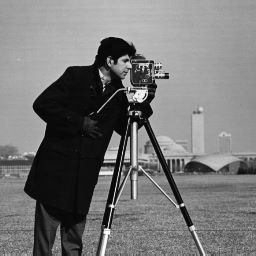
%> input picture cameraman.jpg, 256 x 256 px
$ octave lab04.m   (GNU Octave 9; MATLAB toolbox functions it lacks are replaced by stand-ins)
%> lines starting %> are read from the running program, lines starting %| are printed output that depends on the picture; in (x1, y1, x2, y2) boxes, pixels count from 0 and x2, y2 are one past the last pixel; in counts of white or black regions, pixels touching at a corner belong together; the program's own positions count from 1
### separate_frequency.m
 function [low_pass_img, high_pass_img] = separate_frequency(img, ratio)
%> called with ratio = 0.1

    %% apply FFT
    frequency_map = fft2(img);
    %figure, imshow(log(abs(frequency_map) + 1), []);


    %% shift the frequency map
    frequency_map_shifted = fftshift(frequency_map);
    %figure, imshow(frequency_map_shifted);

    %% compute low-frequency mask
    x = size(img,1); %img width
%> x = 256
    y = size(img,2); %img height
%> y = 256
    % create a rectangular mask whose:
    height = ratio * y;
%> height = 25.6
    width = ratio * x;
%> width = 25.6
    %       center of the rectangle is the center of the input image

    cY = y/2;
%> cY = 128
    cX = x/2;
%> cX = 128
    y1 = cY - height/2;
%> y1 = 115.2
    x1 = cX - width/2;
%> x1 = 115.2
    y2 = cY + height/2;
%> y2 = 140.8
    x2 = cX + width/2;
%> x2 = 140.8

    mask = zeros(size(img));
    mask(y1 : y2, x1 : x2, :) = 1;
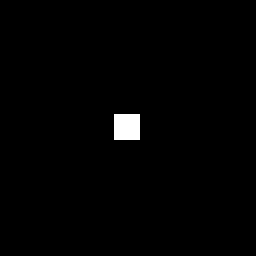
%> mask: size 256x256x3 double; values 0 (black) and 1 (white), 1% white; 1 white region, box (x1, y1, x2, y2) and area: (114, 114, 140, 140) 676


    %% separate low-frequency and high-frequency maps
    low_frequency_map_shifted = frequency_map_shifted .* mask;
    high_frequency_map_shifted = frequency_map_shifted .* (1 - mask);

    %% shift frequency maps back
    low_frequency_map = ifftshift(low_frequency_map_shifted);
    high_frequency_map = ifftshift(high_frequency_map_shifted);

    %% apply Inverse FFT
    low_pass_img = real(ifft2(low_frequency_map)); % change frequency_map to your low-frequency map
    high_pass_img = real(ifft2(high_frequency_map)); % change frequency_map to your high-frequency map

end

### hybrid_image.m
function img_merged = hybrid_image(img1, img2, ratio)


    %% split img1 and img2 into low/high frequency maps
    [low_pass_img1, high_pass_img1] = separate_frequency(img1,ratio); %cat
    [low_pass_img2, high_pass_img2] = separate_frequency(img2,ratio); %dog


    %% combine the low-frequency map of img1 with the high-frequency map of img2
    %img_merged = low_pass_img1 + high_pass_img2; % change this line
    img_merged = low_pass_img2 + high_pass_img1;


end

### lab04.m
close all;
%% Task 1: Split Frequency

img = im2double(imread('cameraman.jpg'));
ratio = 0.1;
[low_pass_img, high_pass_img] = separate_frequency(img, ratio);
figure,imshow(low_pass_img);
figure, imshow(high_pass_img + 0.5);

ratio2 = 0.2;
[low_pass_img2, high_pass_img2] = separate_frequency(img,ratio2);
%> in separate_frequency (call 2), `mask(y1 : y2, x1 : x2, :) = 1;`: mask: size 256x256x3 double; values 0 (black) and 1 (white), 4.1% white; 1 white region, box (x1, y1, x2, y2) and area: (101, 101, 153, 153) 2704
figure, imshow(low_pass_img2);
figure, imshow(high_pass_img2 + 0.5);
%imwrite(low_pass_img, 'cameraman_low_0.1.jpg');
%imwrite(high_pass_img + 0.5, 'cameraman_high_0.1.jpg');


%% Task 2: Hybrid Image
name1 = 'cat.jpg';
name2 = 'dog.jpg';
img1 = im2double(imread(name1));
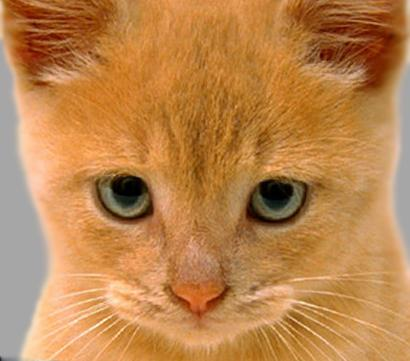
%> input picture cat.jpg, 410 x 361 px
img2 = im2double(imread(name2));
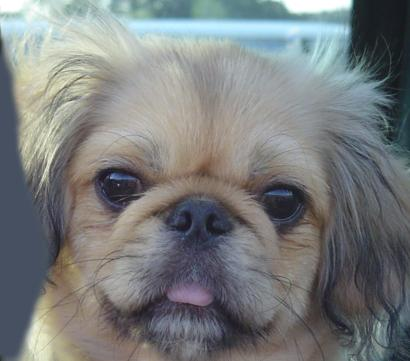
%> input picture dog.jpg, 410 x 361 px
%figure, imshow(name1);

ratio = 0.2;
img_merged = hybrid_image(img1, img2, ratio);
%> call 3 of separate_frequency, with ratio = 0.2
%> in separate_frequency (call 3), `mask(y1 : y2, x1 : x2, :) = 1;`:
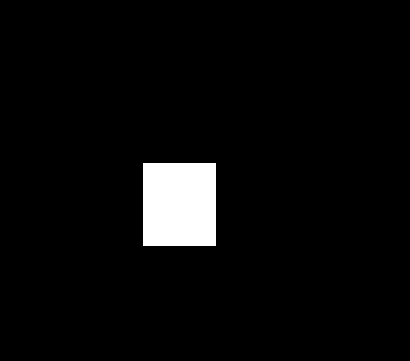
%> mask: size 361x410x3 double; values 0 (black) and 1 (white), 4.1% white; 1 white region, box (x1, y1, x2, y2) and area: (143, 163, 216, 246) 6059
%> call 4 of separate_frequency, with ratio = 0.2
%> in separate_frequency (call 4), `high_pass_img = real(ifft2(high_frequency_map));`:
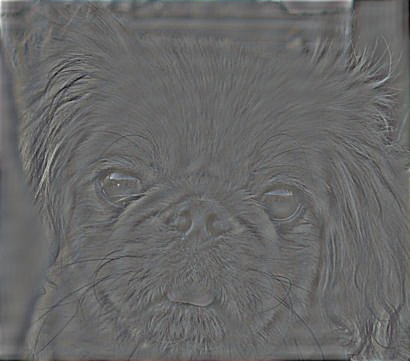
%> high_pass_img: size 361x410x3 double; mean R, G, B -2.88e-18, -4.56e-18, -1.4e-17; drawn with min black and max white
figure, imshow(img_merged);
img_merged2 = hybrid_image(img2, img1,ratio);
%> call 2 of hybrid_image, with ratio = 0.2
%> in hybrid_image (call 2), `img_merged = low_pass_img2 + high_pass_img1;`:
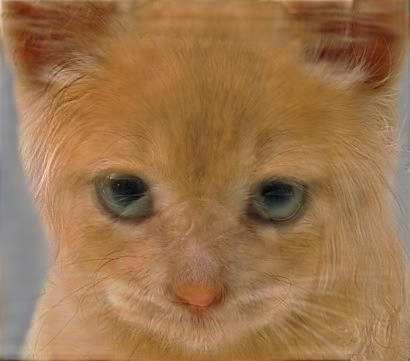
%> img_merged: size 361x410x3 double; mean R, G, B 0.738, 0.52, 0.303; mean of the top-left, top-right, bottom-left and bottom-right quarters 0.51, 0.463, 0.595, 0.513; drawn with min black and max white
figure, imshow(img_merged2);
%> after `imshow(img_merged2)`:
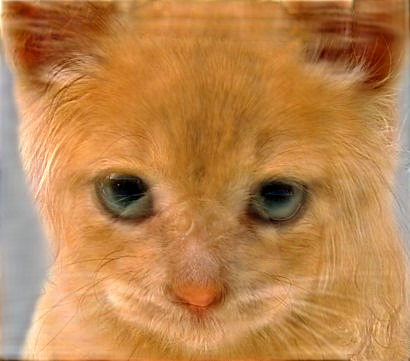
%> displayed picture: size 361x410x3, on the screen's scale of 0 to 255; mean R, G, B 188.1, 132.6, 77.3
%imwrite(img_merged, 'hybrid_2.jpg');
